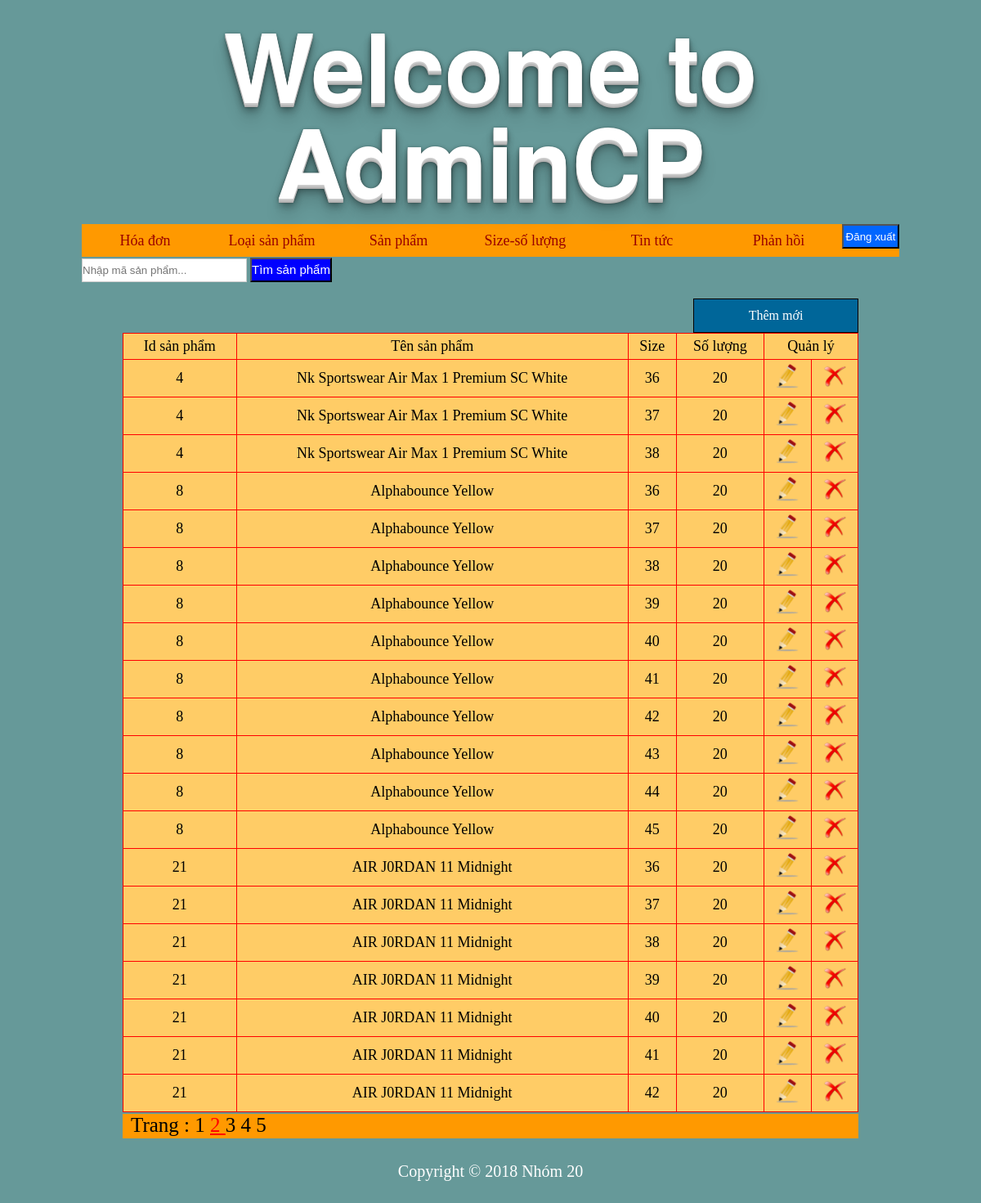
Screenshot of /admincp/index.php?quanly=size_soluong&ac=lietke&trang=2 (signed in) with the database file from the repository.
### tables this page shows
CREATE TABLE `size_soluong` (
  `idsp` int(11) NOT NULL,
  `size` int(2) NOT NULL COMMENT '36,37,38,39,40,41,42,43,44,45',
  `soluong` int(5) NOT NULL
);

CREATE TABLE `sanpham` (
  `idsp` int(11) NOT NULL,
  `tensp` varchar(255) NOT NULL,
  `masp` varchar(255) NOT NULL,
  `hinhanh` varchar(255) NOT NULL,
  `idthuonghieu` tinyint(1) NOT NULL COMMENT '0:Adidas - 1:Nike',
  `dongia` int(11) NOT NULL COMMENT 'VND',
  `idloaisp` int(5) NOT NULL,
  `noidung` varchar(10000) NOT NULL
);

### admincp/modules/quanlysize_soluong/lietke.php (the view)
<?php
	if(isset($_GET['trang'])){
		$trang=$_GET['trang'];
	}else{
		$trang='';
	}
	if($trang =='' || $trang =='1'){
		$trang1=0;
	}else{
		$trang1=($trang*20)-20;
	}
	$sql_lietkesp="select * from sanpham,size_soluong where sanpham.idsp=size_soluong.idsp order by sanpham.idsp asc limit $trang1,20";
	$row_lietkesp=mysqli_query($conn,$sql_lietkesp);
?>
<div class="button_them">
  <a href="index.php?quanly=size_soluong&ac=them">Thêm mới</a>
</div>
<table border="1">
  <tr>
    <td>Id sản phẩm</td>
    <td>Tên sản phẩm</td>
    <td>Size</td>
    <td>Số lượng</td>
    <td colspan="2">Quản lý</td>
  </tr>
  <?php
  while($dong=mysqli_fetch_array($row_lietkesp)){
  ?>
  <tr>
    <td><?php  echo $dong['idsp'];?></td>
    <td><?php  echo $dong['tensp'];?></td>
    <td><?php echo $dong['size'] ?></td>
    <td><?php echo $dong['soluong'] ?></td>
    <td>
      <a href="index.php?quanly=size_soluong&ac=sua&id=<?php echo $dong['idsp'] ?>&size=<?php echo $dong['size'] ?>" >
        <center><img src="../Images/edit.png" width="30" height="30" /></center>
      </a>
    </td>
    <td>
      <a href="modules/quanlysize_soluong/xuly.php?id=<?php echo $dong['idsp'] ?>&size=<?php echo $dong['size'] ?>">
        <center><img src="../Images/delete.png" width="30" height="30"/></center>
      </a>
    </td>
  </tr>
  <?php
  }
  ?>
</table>
<div class="trang">
	Trang :
  <?php
	$sql_trang=mysqli_query($conn,"select * from size_soluong");
	$count_trang=mysqli_num_rows($sql_trang);
	$a=ceil($count_trang/20);
	for($b=1;$b<=$a;$b++){
		if($trang==$b){
      echo '<a href="index.php?quanly=size_soluong&ac=lietke&trang='.$b.'" style="text-decoration:underline;color:red;">'.$b.' ' .'</a>';
    }else{
		  echo '<a href="index.php?quanly=size_soluong&ac=lietke&trang='.$b.'" style="text-decoration:none;color:#000;">'.$b.' ' .'</a>';
	   }
	}
	?>
</div>

### admincp/style/admincp.css (style rules this page uses)
body { background:#669999; }
* { padding:0; margin:0; }
table { border-collapse:collapse; width:100%; background-color:#FC6; border:1px solid #F00; }
table tr td { color:#000; font-size:18px; text-align: center; padding:5px; }
.button_them { width:200px; height:40px; border:1px solid #000; text-align:center; background:#069; line-height:40px; color:#fff; float:right; }
.button_them a { color:#fff; display:block; text-decoration:none; }
.trang { width:auto; height:30px; font-size:25px; padding-left:10px; color:#000; margin-top:2px; background:#F90; }

### rows the page displays
size_soluong: idsp "4", idsp.tensp "Nk Sportswear Air Max 1 Premium SC White", size "36", soluong "20"
size_soluong: idsp "4", idsp.tensp "Nk Sportswear Air Max 1 Premium SC White", size "37", soluong "20"
size_soluong: idsp "4", idsp.tensp "Nk Sportswear Air Max 1 Premium SC White", size "38", soluong "20"
size_soluong: idsp "8", idsp.tensp "Alphabounce Yellow", size "36", soluong "20"
size_soluong: idsp "8", idsp.tensp "Alphabounce Yellow", size "37", soluong "20"
size_soluong: idsp "8", idsp.tensp "Alphabounce Yellow", size "38", soluong "20"
size_soluong: idsp "8", idsp.tensp "Alphabounce Yellow", size "39", soluong "20"
size_soluong: idsp "8", idsp.tensp "Alphabounce Yellow", size "40", soluong "20"
size_soluong: idsp "8", idsp.tensp "Alphabounce Yellow", size "41", soluong "20"
size_soluong: idsp "8", idsp.tensp "Alphabounce Yellow", size "42", soluong "20"
size_soluong: idsp "8", idsp.tensp "Alphabounce Yellow", size "43", soluong "20"
size_soluong: idsp "8", idsp.tensp "Alphabounce Yellow", size "44", soluong "20"
size_soluong: idsp "8", idsp.tensp "Alphabounce Yellow", size "45", soluong "20"
size_soluong: idsp "21", idsp.tensp "AIR J0RDAN 11 Midnight", size "36", soluong "20"
size_soluong: idsp "21", idsp.tensp "AIR J0RDAN 11 Midnight", size "37", soluong "20"
size_soluong: idsp "21", idsp.tensp "AIR J0RDAN 11 Midnight", size "38", soluong "20"
size_soluong: idsp "21", idsp.tensp "AIR J0RDAN 11 Midnight", size "39", soluong "20"
size_soluong: idsp "21", idsp.tensp "AIR J0RDAN 11 Midnight", size "40", soluong "20"
size_soluong: idsp "21", idsp.tensp "AIR J0RDAN 11 Midnight", size "41", soluong "20"
size_soluong: idsp "21", idsp.tensp "AIR J0RDAN 11 Midnight", size "42", soluong "20"
